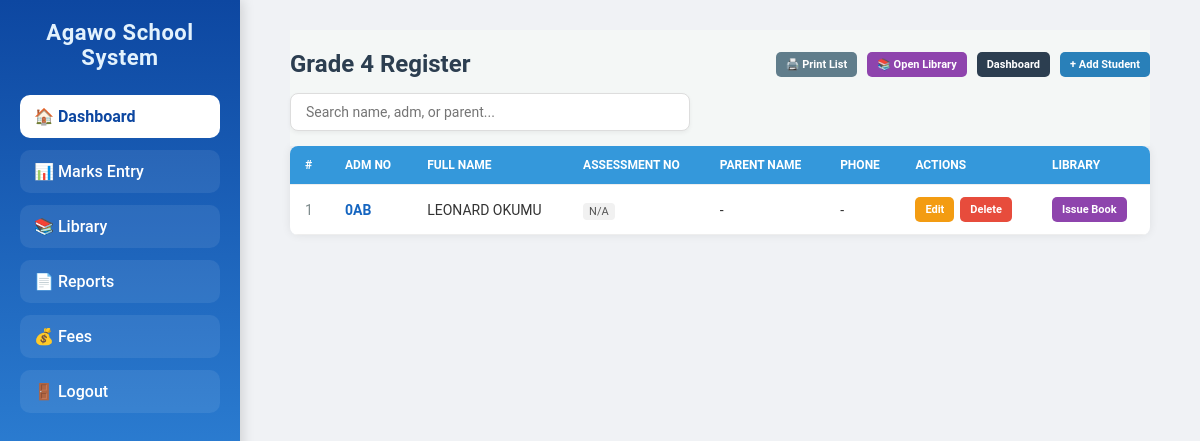
/grades/4/ (signed in), run on the app's committed database.
### core/models.py (models this page shows, shortened)
class Student(models.Model):
    student_name = models.CharField(max_length=200)
    admission_number = models.CharField(max_length=20, unique=True)
    grade = models.CharField(max_length=20, choices=GRADE_CHOICES)
    parent_name = models.CharField(max_length=200, blank=True, null=True)
    parent_phone = models.CharField(max_length=15, blank=True, null=True)
    class Meta:
        ordering = ["student_name"]

### core/views.py (the view, shortened to what this page needs)
# urls.py: path('grades/<str:grade>/', views.grade_students, name='grade_students'), # Changed int to str to support your 'Grade X' choice strings
@login_required
def grade_students(request, grade):
    grade_num = str(grade).replace("Grade ", "").strip()
    grade_name = f"Grade {grade_num}"
    students = Student.objects.filter(grade=grade_name).order_by("admission_number")
    return render(request, "grade_students.html", {
        "students": students,
        "grade": grade_num,
        "grade_name": grade_name
    })

### templates/grade_students.html (shortened to what this page needs)
{% extends "base.html" %}
{% block content %}
<div class="container">
    <div class="top-section">
        <div class="top-bar">
            <h2>Grade {{ grade }} Register</h2>
            <div class="top-actions">
                <button onclick="window.print()" class="btn print">🖨️ Print List</button>
                <a href="{% url 'library' %}" class="btn lib-btn">📚 Open Library</a>
                <a href="{% url 'dashboard' %}" class="btn back">Dashboard</a>
                {% if user.is_staff %}
                    <a href="{% url 'add_student' %}?grade=Grade {{ grade }}" class="btn add">+ Add Student</a>
                {% endif %}
            </div>
        </div>
        <div class="search-container">
            <input type="text" id="studentSearch" class="search-input" placeholder="Search name, adm, or parent...">
        </div>
    </div>
    <div class="table-responsive">
        <table id="studentTable">
            <thead>
                <tr>
                    <th style="width: 40px;">#</th>
                    <th>Adm No</th>
                    <th>Full Name</th>
                    <th>Assessment No</th>
                    <th>Parent Name</th>
                    <th>Phone</th>
                    <th class="actions-column">Actions</th>
                    <th class="lib-column">Library</th>
                </tr>
            </thead>
            <tbody>
                {% for student in students %}
                <tr class="student-row">
                    <td style="color: #7f8c8d;">{{ forloop.counter }}</td>
                    <td class="search-adm" style="font-weight:bold; color:#1565c0;">{{ student.admission_number }}</td>
                    <td class="search-name">{{ student.student_name }}</td>
                    <td><span class="info-badge">{{ student.assessment_number|default:"N/A" }}</span></td>
                    <td class="search-parent">{{ student.parent_name|default:"-" }}</td>
                    <td>{{ student.parent_phone|default:"-" }}</td>
                    <td class="actions-column">
                        <div style="display: flex; gap: 4px;">
                            <a href="{% url 'edit_student' student.id %}" class="btn edit">Edit</a>
                            {% if user.is_staff %}
                            <form action="{% url 'delete_student' student.id %}" method="POST"
                                  onsubmit="return confirm('WARNING: Are you sure you want to delete {{ student.student_name|escapejs }}? This action is permanent.');"
                                  style="display: inline;">
                                <button type="submit" class="btn delete">Delete</button>
                            </form>
                            {% endif %}
                        </div>
                    </td>
                    <td class="lib-column">
                        <button onclick="quickBorrow('{{ student.student_name|escapejs }}')" class="btn lib-btn">Issue Book</button>
                    </td>
                </tr>
                {% empty %}
                <tr><td colspan="8" style="text-align:center; padding:30px;">No students found in Grade {{ grade }}.</td></tr>
                {% endfor %}
            </tbody>
        </table>
    </div>
</div>
{% endblock %}

### templates/base.html (style rules this page uses)
* { margin:0; padding:0; box-sizing:border-box; font-family:'Roboto', Arial, sans-serif; }
body { display:flex; min-height:100vh; background:#f0f2f5; color:#333; }
.btn { display:inline-block; padding:10px 18px; background:#1565c0; color:#fff; border-radius:8px; text-decoration:none; font-weight:500; transition: background 0.3s ease; }

### templates/grade_students.html (style rules this page uses)
.container { max-width: 1300px; margin: auto; padding: 0 20px 20px 20px; }
.top-section { position: sticky; top: 0; background: #f4f7f6; z-index: 100; padding-top: 20px; padding-bottom: 15px; }
.top-bar { display: flex; justify-content: space-between; align-items: center; margin-bottom: 15px; flex-wrap: wrap; gap: 10px; }
h2 { color: #2c3e50; margin: 0; }
.top-actions { display: flex; gap: 10px; flex-wrap: wrap; }
.search-input { width: 100%; max-width: 400px; padding: 10px 15px; border: 1px solid #ddd; border-radius: 8px; font-size: 14px; box-shadow: 0 2px 4px rgba(0,0,0,0.05); }
.table-responsive { overflow-x: auto; background: white; box-shadow: 0 0 10px rgba(0,0,0,0.08); border-radius: 8px; }
table { width: 100%; border-collapse: collapse; white-space: nowrap; }
thead th { position: sticky; top: 0; background: #3498db; color: white; z-index: 10; }
th, td { padding: 12px 15px; border-bottom: 1px solid #eee; text-align: left; font-size: 14px; }
th { text-transform: uppercase; font-size: 12px; }
.btn { padding: 6px 10px; color: white; text-decoration: none; border-radius: 5px; font-size: 11px; font-weight: bold; cursor: pointer; border: none; display: inline-block; transition: 0.2s; }
.edit { background: #f39c12; }
.delete { background: #e74c3c; margin-left: 2px; }
.back { background: #2c3e50; }
.add { background: #2980b9; }
.print { background: #607d8b; }
.lib-btn { background: #8e44ad; }
.info-badge { background: #f1f1f1; color: #555; padding: 2px 6px; border-radius: 4px; font-size: 11px; }

### data on the page
Student: admission_number "0AB", student_name "LEONARD OKUMU", assessment_number "N/A", parent_name "-", parent_phone "-"

### other printed values
{{ grade }} "4"
